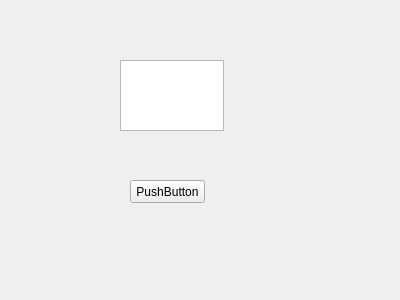
<?xml version="1.0" encoding="UTF-8"?>
<ui version="4.0">
 <class>Form</class>
 <widget class="QWidget" name="Form">
  <property name="geometry">
   <rect>
    <x>0</x>
    <y>0</y>
    <width>400</width>
    <height>300</height>
   </rect>
  </property>
  <property name="windowTitle">
   <string>Form</string>
  </property>
  <widget class="QTextEdit" name="textEdit">
   <property name="geometry">
    <rect>
     <x>120</x>
     <y>60</y>
     <width>104</width>
     <height>71</height>
    </rect>
   </property>
  </widget>
  <widget class="QPushButton" name="pushButton">
   <property name="geometry">
    <rect>
     <x>130</x>
     <y>180</y>
     <width>75</width>
     <height>23</height>
    </rect>
   </property>
   <property name="text">
    <string>PushButton</string>
   </property>
  </widget>
 </widget>
 <resources/>
 <connections/>
</ui>
